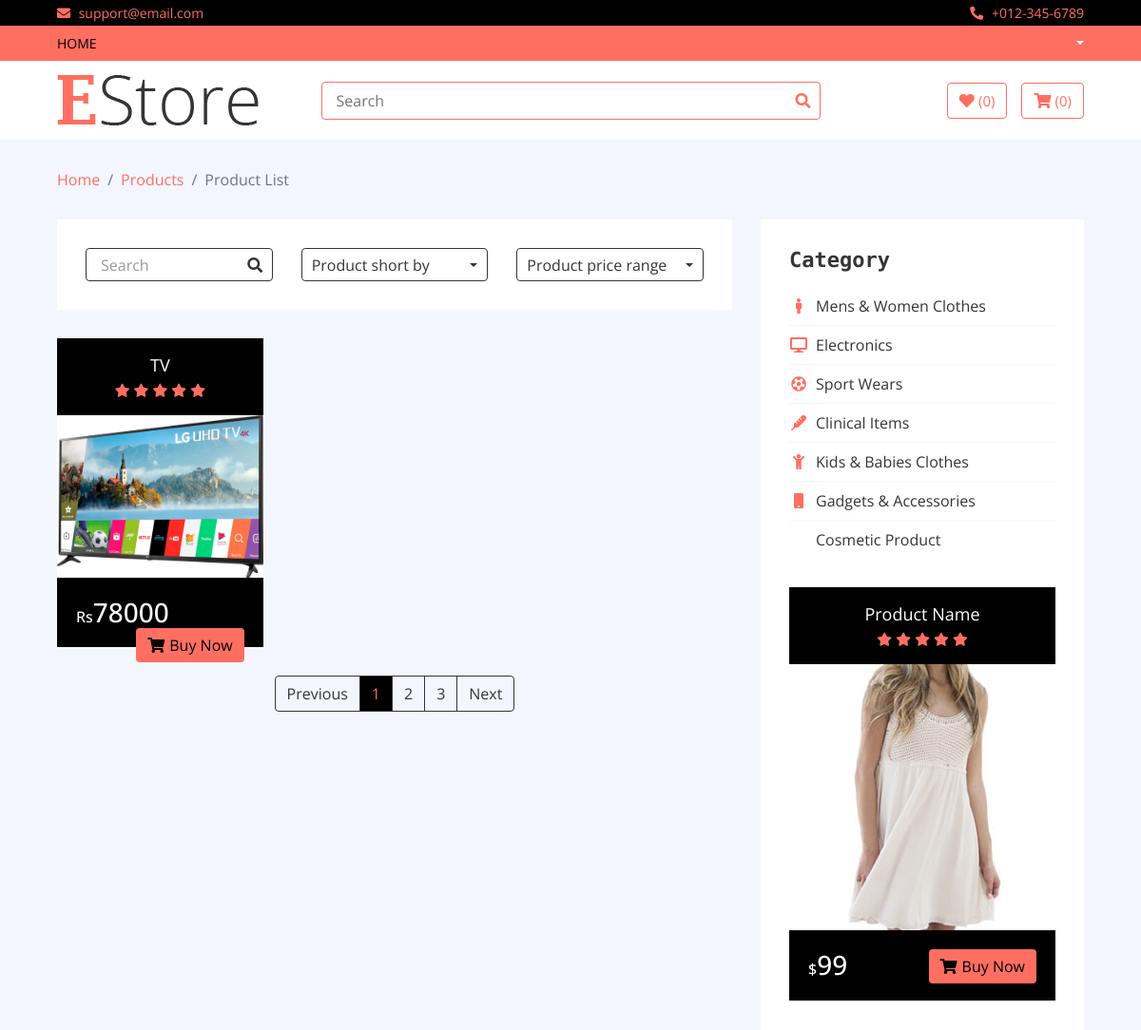
The app's page /category/electronics (upper part), older data.
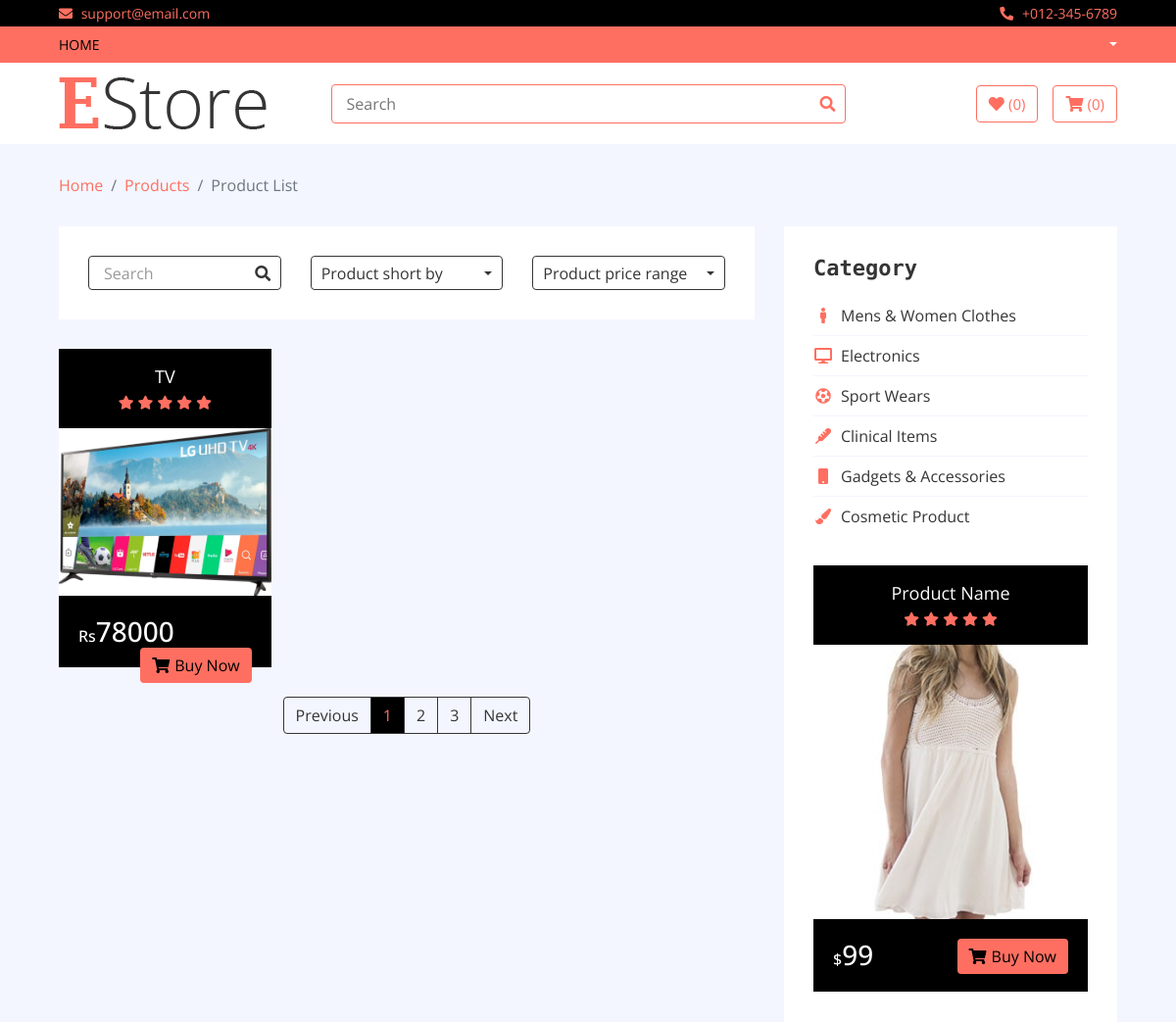
The same page, newer data.
### home/models.py (models this page shows, shortened)
class Item(models.Model):
    name = models.CharField(max_length = 400)
    price = models.IntegerField()
    discounted_price = models.IntegerField(default=0)
    image = models.ImageField(upload_to = 'media')
    category = models.ForeignKey(Category,on_delete=models.CASCADE)
    brand = models.ForeignKey(Brand,on_delete=models.CASCADE)
    label = models.CharField(choices = LABEL,max_length = 200,blank = True)
    status = models.CharField(choices = STATUS,max_length = 200)
    description = models.TextField(blank = True)
    specification = models.TextField(blank = True)
    slug = models.CharField(max_length = 300)

class Category(models.Model):
    name = models.CharField(max_length = 200)
    logo = models.CharField(max_length = 200)
    slug = models.CharField(max_length = 300)
    status = models.CharField(choices = STATUS,max_length = 200)

### home/views.py (the view)
# urls.py: path('category/<slug>', CategoryItemView.as_view(), name='category'),
class CategoryItemView(BaseView):
    def get(self, request, slug):
        category_id = Category.objects.get(slug=slug).id
        self.views['cat_items'] = Item.objects.filter(category=category_id)
        return render(request, 'category.html', self.views)

### home/templates/Category.html (shortened to what the changed rows need)
{% extends 'base.html' %}
{% load static %}
{% block content %}
        <div class="product-view">
            <div class="container-fluid">
                <div class="row">
                    <div class="col-lg-8">
                        <div class="row">
                            {% for item in cat_items %}
                            <div class="col-md-4">
                                <div class="product-item">
                                    <div class="product-title">
                                        <a href="#">{{item.name}}</a>
                                        <div class="ratting">
                                            <i class="fa fa-star"></i>
                                            <i class="fa fa-star"></i>
                                            <i class="fa fa-star"></i>
                                            <i class="fa fa-star"></i>
                                            <i class="fa fa-star"></i>
                                        </div>
                                    </div>
                                    <div class="product-image">
                                        <a href="product-detail.html">
                                            <img src="{{item.image.url}}" alt="Product Image">
                                        </a>
                                    </div>
                                    <div class="product-price">
                                        {% if item.discounted_price > 0 %}
                                        <h3><span>Rs</span>{{item.discounted_price}}</h3>
                                        {% else %}
                                         <h3><span>Rs</span>{{item.price}}</h3>
                                        {% endif %}
                                        <a class="btn" href=""><i class="fa fa-shopping-cart"></i>Buy Now</a>
                                    </div>
                                </div>
                            </div>
                            {% endfor %}
                        </div>
                    </div>
                    <div class="col-lg-4 sidebar">
                        <div class="sidebar-widget category">
                            <h2 class="title">Category</h2>
                            <nav class="navbar bg-light">
                                <ul class="navbar-nav">
                                   {% for cat in category %}
                                <li class="nav-item">
                                    <a class="nav-link" href="/category/{{cat.slug}}"><i class="fa fa-{{cat.logo}}"></i>{{cat.name}}</a>
                                </li>
                                {% endfor %}
                                </ul>
                            </nav>
                        </div>
                    </div>
                </div>
            </div>
        </div>
       {% endblock %}

Row changes from the older to the newer data that the page shows:
removed Category: name "Kids & Babies Clothes"
changed Category "Cosmetic Product": logo "product" → "paint-brush" (drawn)
